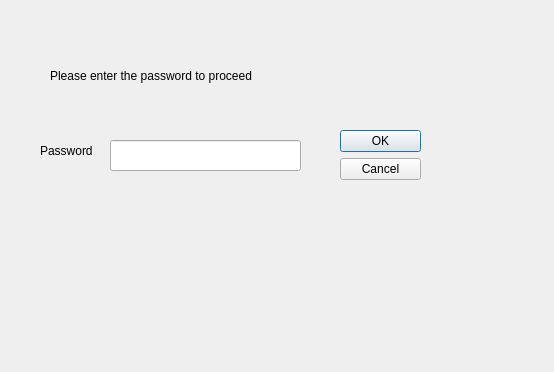
<?xml version="1.0" encoding="UTF-8"?>
<ui version="4.0">
 <class>Dialog</class>
 <widget class="QDialog" name="Dialog">
  <property name="geometry">
   <rect>
    <x>0</x>
    <y>0</y>
    <width>554</width>
    <height>372</height>
   </rect>
  </property>
  <property name="windowTitle">
   <string>Dialog</string>
  </property>
  <widget class="QDialogButtonBox" name="buttonBox">
   <property name="geometry">
    <rect>
     <x>340</x>
     <y>130</y>
     <width>81</width>
     <height>241</height>
    </rect>
   </property>
   <property name="orientation">
    <enum>Qt::Vertical</enum>
   </property>
   <property name="standardButtons">
    <set>QDialogButtonBox::Cancel|QDialogButtonBox::Ok</set>
   </property>
  </widget>
  <widget class="QLineEdit" name="lineEdit">
   <property name="geometry">
    <rect>
     <x>110</x>
     <y>140</y>
     <width>191</width>
     <height>31</height>
    </rect>
   </property>
  </widget>
  <widget class="QLabel" name="label">
   <property name="geometry">
    <rect>
     <x>50</x>
     <y>50</y>
     <width>301</width>
     <height>51</height>
    </rect>
   </property>
   <property name="text">
    <string>Please enter the password to proceed</string>
   </property>
  </widget>
  <widget class="QLabel" name="label_2">
   <property name="geometry">
    <rect>
     <x>40</x>
     <y>140</y>
     <width>61</width>
     <height>21</height>
    </rect>
   </property>
   <property name="text">
    <string>Password</string>
   </property>
  </widget>
 </widget>
 <resources/>
 <connections>
  <connection>
   <sender>buttonBox</sender>
   <signal>accepted()</signal>
   <receiver>Dialog</receiver>
   <slot>accept()</slot>
   <hints>
    <hint type="sourcelabel">
     <x>248</x>
     <y>254</y>
    </hint>
    <hint type="destinationlabel">
     <x>157</x>
     <y>274</y>
    </hint>
   </hints>
  </connection>
  <connection>
   <sender>buttonBox</sender>
   <signal>rejected()</signal>
   <receiver>Dialog</receiver>
   <slot>reject()</slot>
   <hints>
    <hint type="sourcelabel">
     <x>316</x>
     <y>260</y>
    </hint>
    <hint type="destinationlabel">
     <x>286</x>
     <y>274</y>
    </hint>
   </hints>
  </connection>
 </connections>
</ui>
